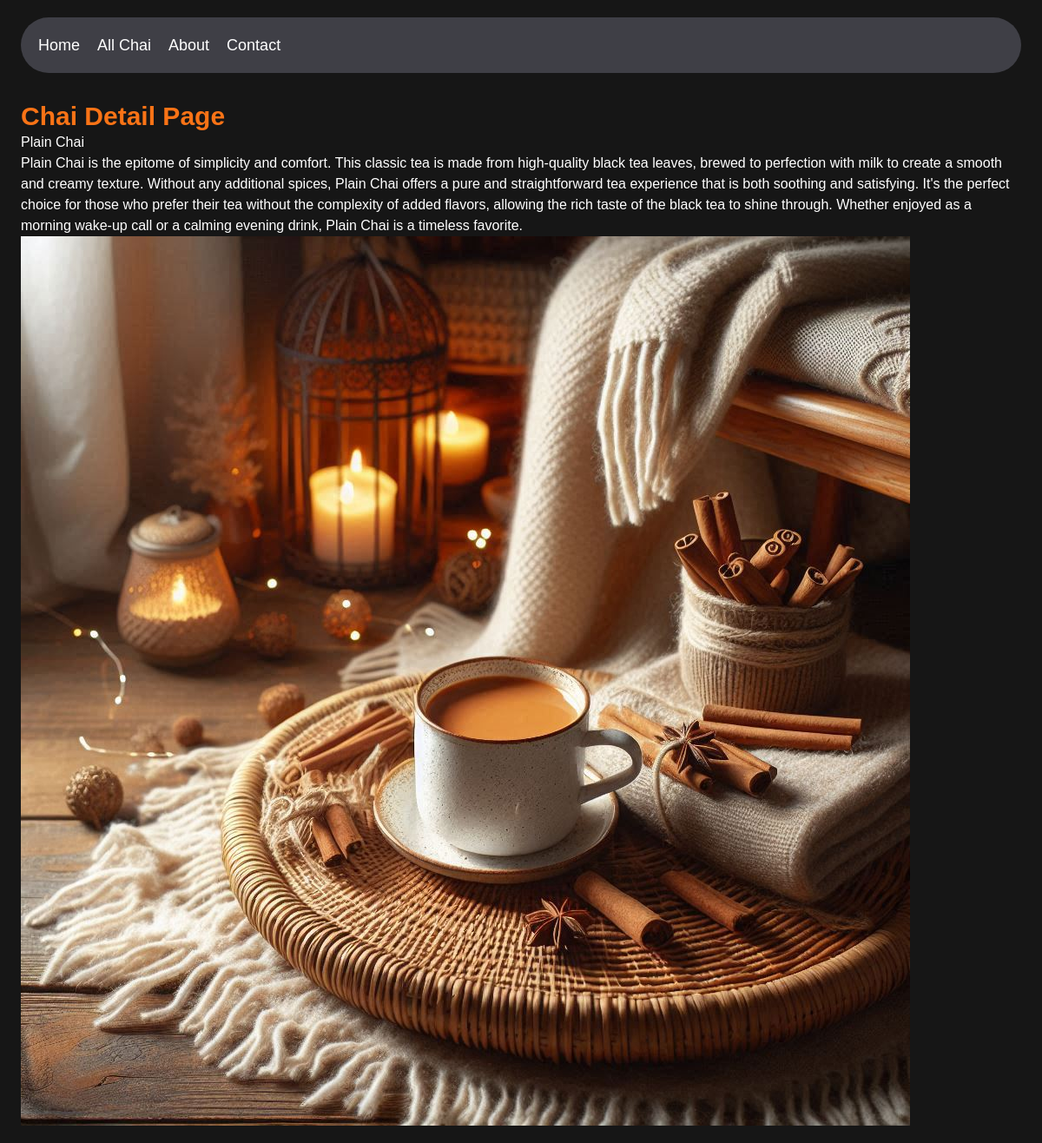
The app's page /chai/10/ with its own data.
### chai/models.py (models this page shows, shortened)
class ChaiVariety(models.Model):
    CHAI_TYPE_CHOICES = [
    ('ML', 'MASALA'),
    ('GR', 'GINGER'),
    ('KL', 'KIWI'),
    ('PL', 'PLAIN'),
    ('EL', 'ELAICHI'),
  ]
    name = models.CharField(max_length=100)
    description = models.TextField(default='')
    price = models.CharField(max_length=50, default=0)
    image = models.ImageField(upload_to='chais/')
    date_added = models.DateTimeField(default=timezone.now)
    type = models.CharField(max_length=2, choices=CHAI_TYPE_CHOICES, default='ML')

### chai/views.py (the view)
# urls.py: path('<int:chai_id>/', views.chai_detail, name='chai_detail'),
def chai_detail(request, chai_id):
  chai = get_object_or_404(ChaiVariety, pk=chai_id)
  return render(request, 'chai_detail.html', {'chai': chai})

### chai/templates/chai_detail.html (shortened to what this page needs)
{% extends "base.html" %}
{% block content %}
<h1 class="text-3xl text-orange-500 font-semibold">Chai Detail Page</h1>
<h1>{{ chai.name }}</h1>
<p>{{ chai.description }}</p>
<img src="{{ chai.image.url }}" alt="{{ chai.name }}">
{% endblock %}

### static/style.css (style rules this page uses)
body { background-color: #161616; font-family: Arial, sans-serif; color: #fff; }

### records on screen
ChaiVariety: name "Plain Chai", description "Plain Chai is the epitome of simplicity and comfort. This classic tea is made from high-quality black tea leaves, brewed to perfection with milk to create a smooth and creamy texture. Without any additional spices, Plain Chai offers a pure and straightforward tea experience that is both soothing and satisfying. It's the perfect choice for those who prefer their tea without the complexity of added flavors, allowing the rich taste of the black tea to shine through. Whether enjoyed as a morning wake-up call or a calming evening drink, Plain Chai is a timeless favorite.", image (picture)
